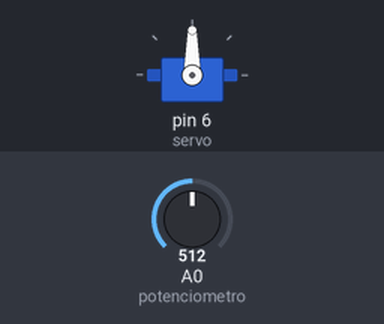
A sketch run on a simulated Arduino Uno, built with avr-gcc and run on an emulated ATmega328P. On the bench: servo. The inputs (shaded band) are chosen by the test bench; at power-on: A0 (potenciometro) = 512.

Above: at 1.2 s.
1.3 s: A0 (potenciometro) set to 716
At 1.9 s:
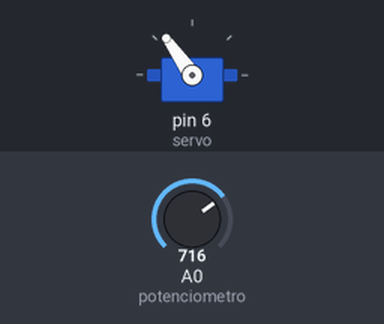
2.8 s: A0 (potenciometro) set to 900
At 4.0 s:
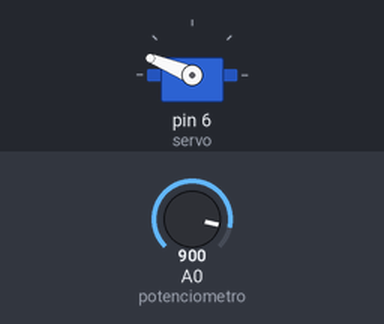
4.3 s: A0 (potenciometro) set to 1023
At 5.3 s:
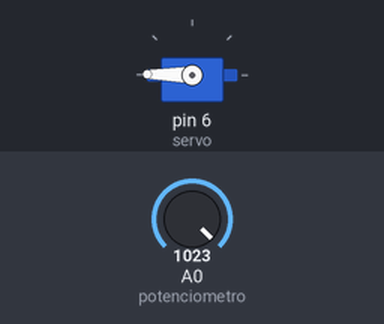
5.8 s: A0 (potenciometro) set to 306
At 6.6 s:
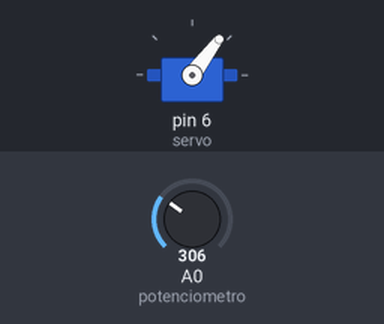
7.3 s: A0 (potenciometro) set to 122
At 8.6 s:
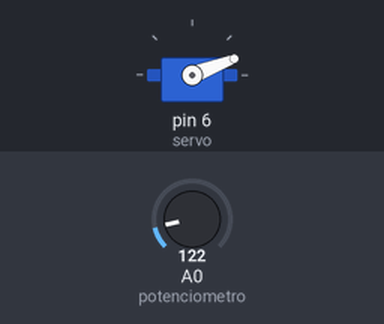
Timing chart, 0 to 9.8 s (numbered marks = the images above; inputs shaded):
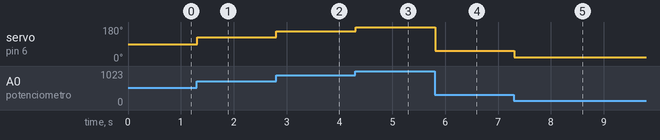

The sketch:

2.ino
```cpp
#include <Servo.h>

Servo servo;

int potenciometro = 0;

int valor = 0;

void setup (){

  servo.attach(6);
}

void loop(){

  valor = analogRead(potenciometro);

  valor = map(valor, 0, 1024, 0, 180);
  servo.write(valor);

  delay(10);
}
```

Measured:
- after the input at 1.3 s, servo on pin 6 (servo): 90° → 125° at once
- after the input at 2.8 s, servo on pin 6 (servo): 125° → 158° at once
- after the input at 4.3 s, servo on pin 6 (servo): 158° → 179° at once
- after the input at 5.8 s, servo on pin 6 (servo): 179° → 53° at once
- after the input at 7.3 s, servo on pin 6 (servo): 53° → 21° at once
